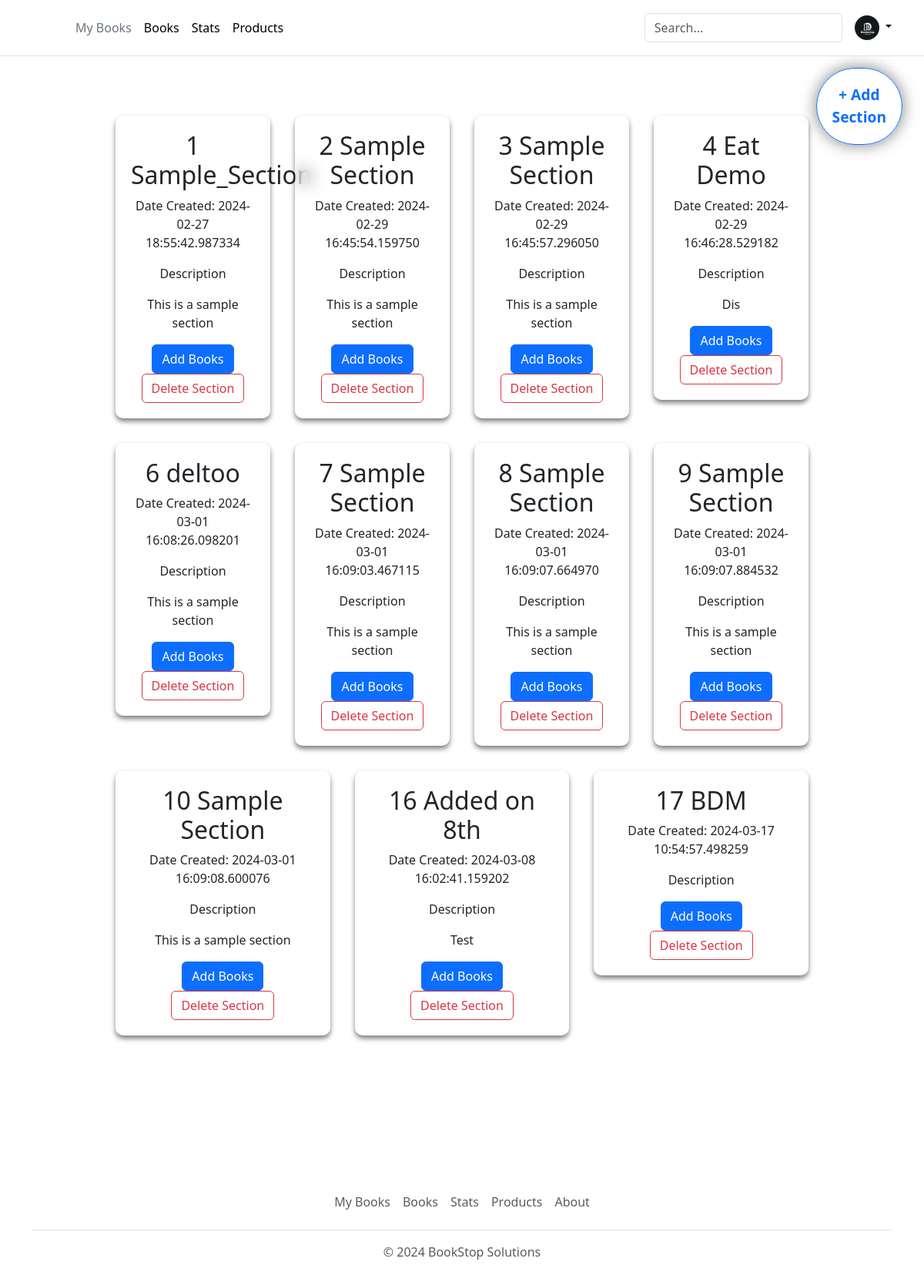
Page /add-section on the earlier database version.
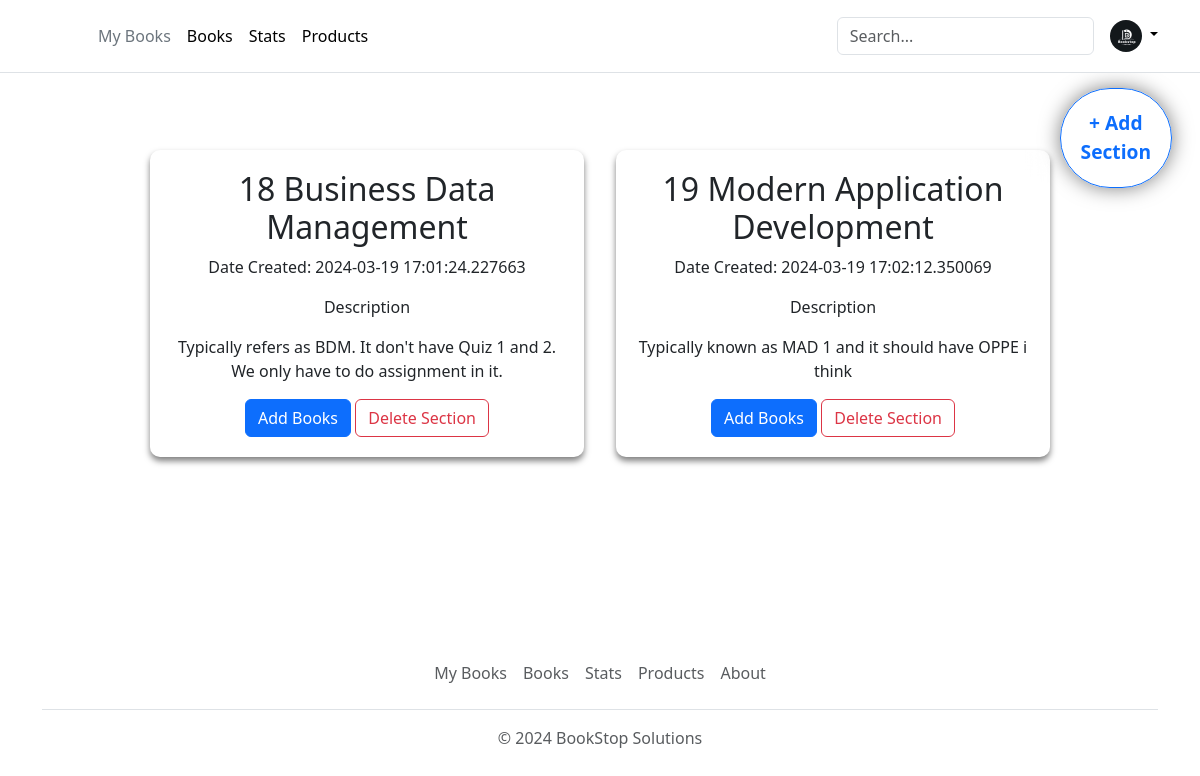
Same page on the later database version.
### app.py (models this page shows)
class Section(db.Model):
    __tablename__ = 'section'
    SectionId = db.Column(db.Integer, autoincrement=True, primary_key=True)
    Title = db.Column(db.String(50), nullable=False)
    CreatedDate = db.Column(db.DateTime, nullable=False, default=datetime.datetime.utcnow)
    Description = db.Column(db.Text, nullable=False)
    ImageLink = db.Column(db.String(255))

### app.py (the view)
@app.route("/add-section", methods = ["GET","POST"])
def addSection():
    if request.method == 'POST':
        data = request.form.to_dict()
        section = Section(Title=data['section'], Description=data['text'])
        db.session.add(section)
        db.session.commit()
        print(data)
        section = Section.query.all()
        return render_template("add-section.html", section = section)
    else:
        section = Section.query.all()
        return render_template("add-section.html", section = section)

### templates/add-section.html (shortened to what this page needs)
<!DOCTYPE html>
<html lang="en">
  <head>
    <link rel="stylesheet" href="/static/add-section.css" />
    {% include 'bootstrap.html' %}
  </head>
  <body>
    <div>
      {% include 'header.html' %}
      <div>
        <button type="button" id="addSection" class="btn btn-outline-primary">
          + Add<br />Section
        </button>
        <div class="main-container">
          {% for sec in section %}
          <div class="section-container" id="{{ sec.SectionId }}">
            <h2>{{ sec.SectionId }} {{ sec.Title }}</h2>
            <p>Date Created: {{ sec.CreatedDate }}</p>
            <div>
              <p>Description</p>
              <p>{{ sec.Description }}</p>
            </div>
            <button
              type="button"
              id="addBook{{ sec.SectionId }}"
              class="btn btn-primary"
            >
              Add Books
            </button>
            <form
              action="{{ url_for('deleteSection', sectionId=sec.SectionId) }}"
              method="post"
              style="display: inline"
            >
              <button type="submit" class="btn btn-outline-danger">
                Delete Section
              </button>
            </form>
          </div>
          {% include 'addBookPopup.html' %}{% endfor %}
        </div>
      </div>
      {% include 'footer.html' %}
    </div>
  </body>
</html>

Differences in the rows shown:
removed Section: SectionId "1", Title "Sample_Section", CreatedDate "2024-02-27 18:55:42.987334", Description "This is a sample section"
removed Section: SectionId "2", Title "Sample Section", CreatedDate "2024-02-29 16:45:54.159750", Description "This is a sample section"
removed Section: SectionId "3", Title "Sample Section", CreatedDate "2024-02-29 16:45:57.296050", Description "This is a sample section"
removed Section: SectionId "4", Title "Eat Demo", CreatedDate "2024-02-29 16:46:28.529182", Description "Dis"
removed Section: SectionId "6", Title "deltoo", CreatedDate "2024-03-01 16:08:26.098201", Description "This is a sample section"
removed Section: SectionId "7", Title "Sample Section", CreatedDate "2024-03-01 16:09:03.467115", Description "This is a sample section"
removed Section: SectionId "8", Title "Sample Section", CreatedDate "2024-03-01 16:09:07.664970", Description "This is a sample section"
removed Section: SectionId "9", Title "Sample Section", CreatedDate "2024-03-01 16:09:07.884532", Description "This is a sample section"
removed Section: SectionId "10", Title "Sample Section", CreatedDate "2024-03-01 16:09:08.600076", Description "This is a sample section"
removed Section: SectionId "16", Title "Added on 8th", CreatedDate "2024-03-08 16:02:41.159202", Description "Test"
removed Section: SectionId "17", Title "BDM", CreatedDate "2024-03-17 10:54:57.498259"
added Section: SectionId "18", Title "Business Data Management", CreatedDate "2024-03-19 17:01:24.227663", Description "Typically refers as BDM. It don't have Quiz 1 and 2. We only have to do assignment in it."
added Section: SectionId "19", Title "Modern Application Development", CreatedDate "2024-03-19 17:02:12.350069", Description "Typically known as MAD 1 and it should have OPPE i think"
